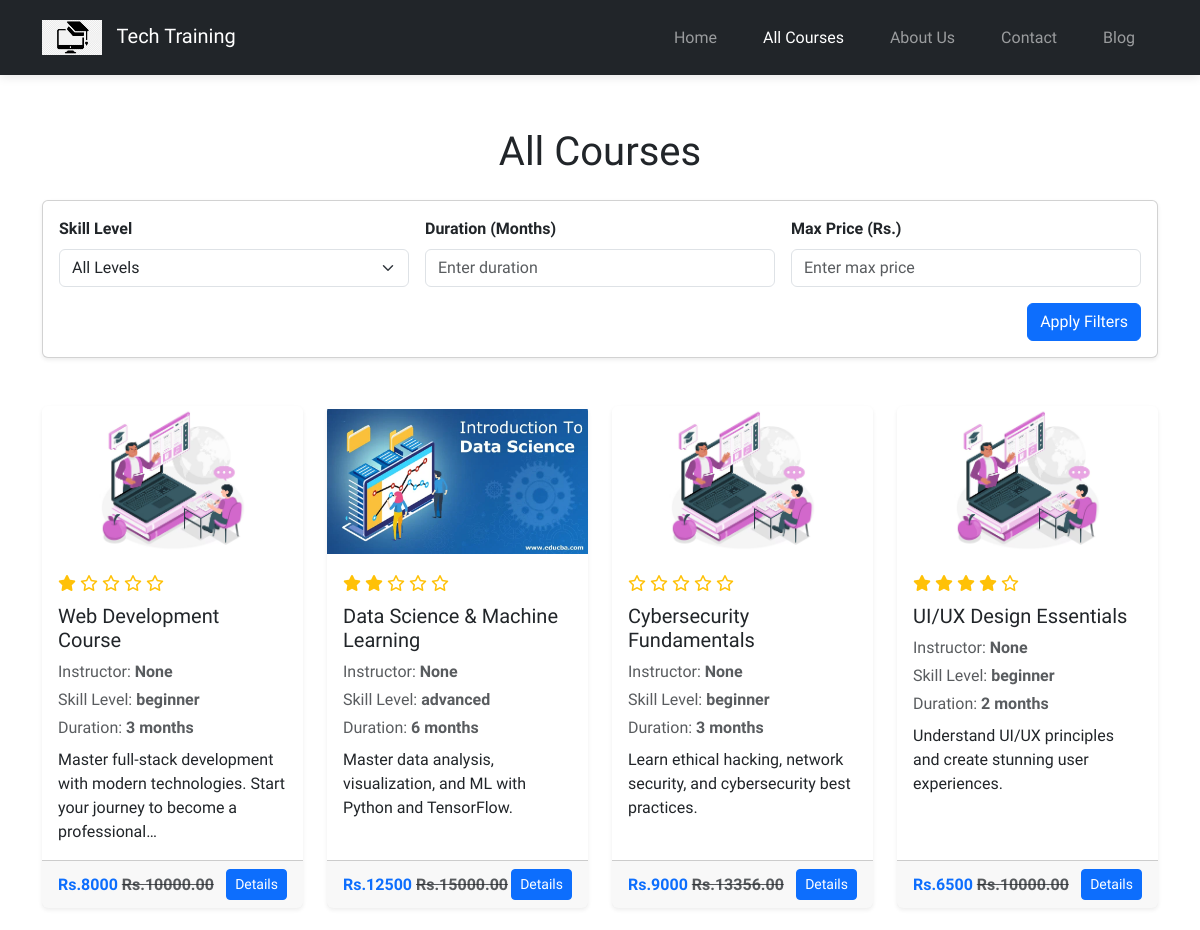
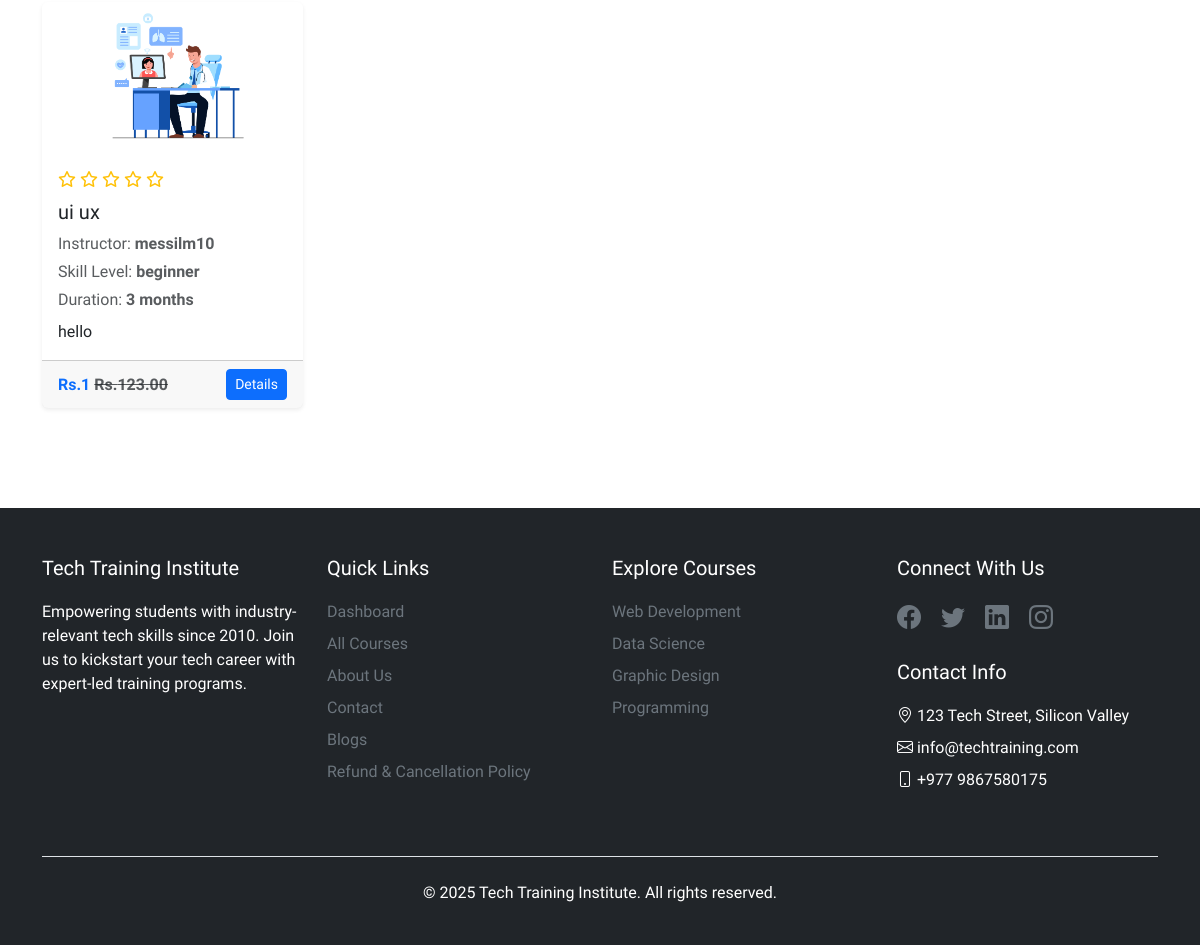
The page /courses on the database as committed earlier (2 pictures, top to bottom).
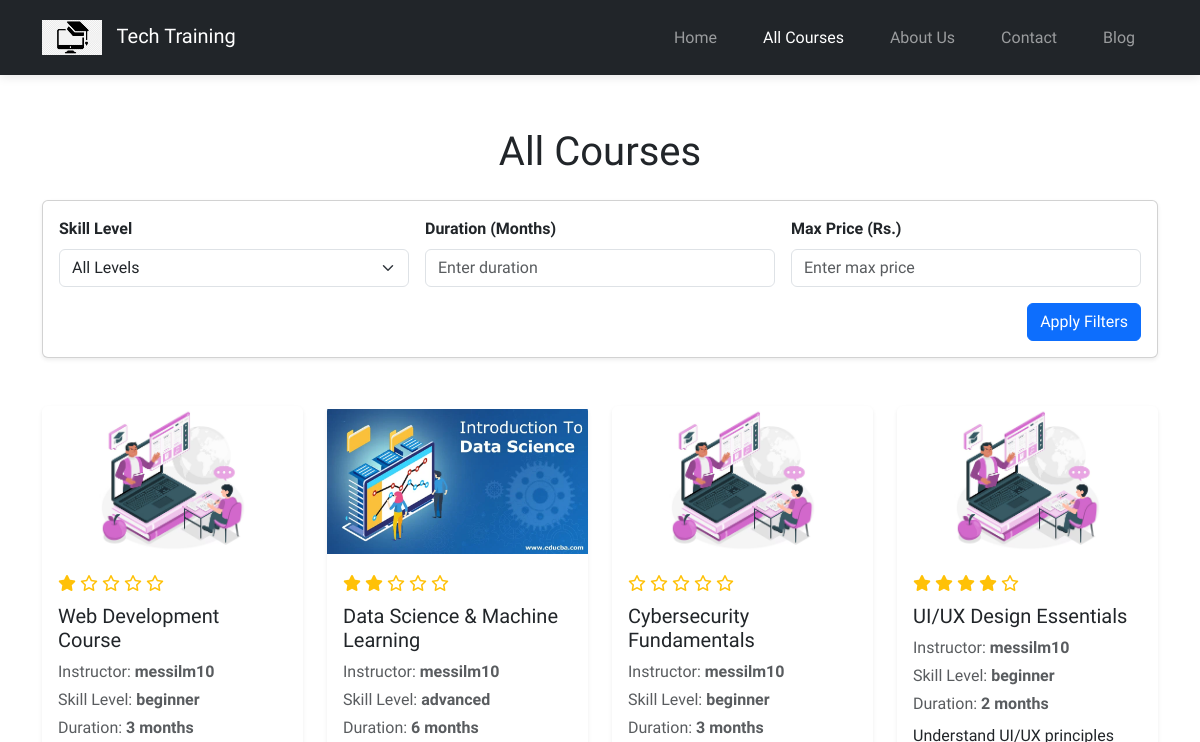
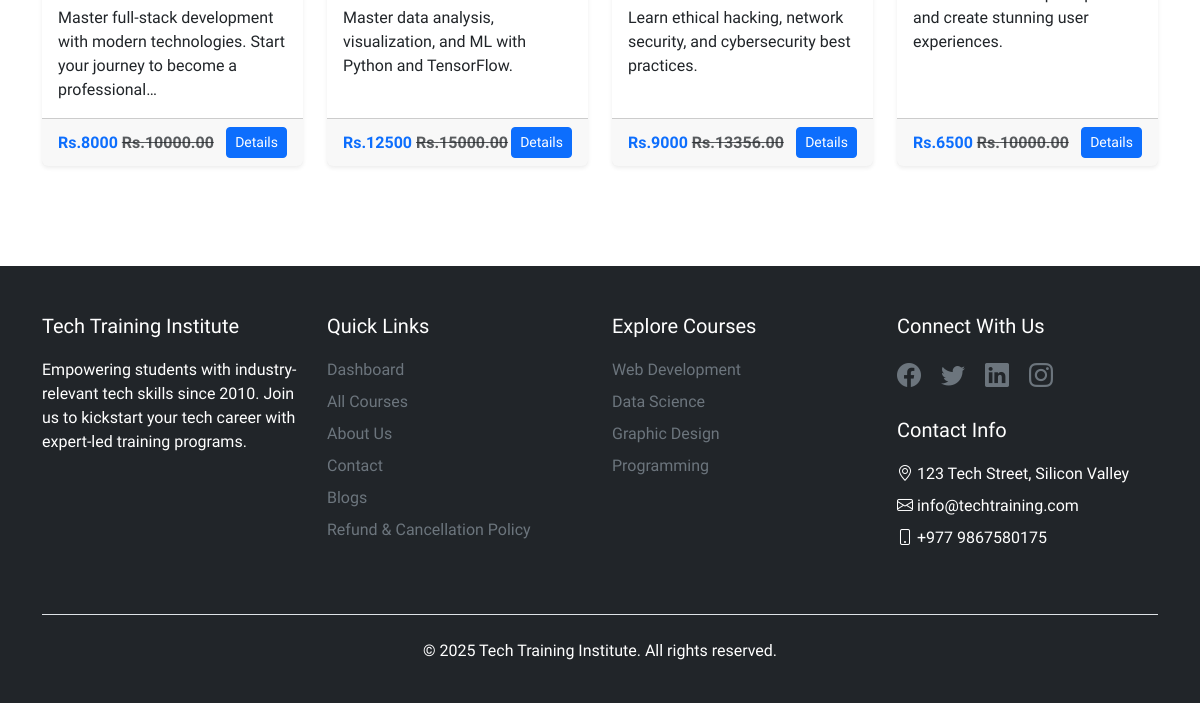
The same page on the database as committed later (2 pictures, top to bottom).
### main_page_app/models.py (models this page shows, shortened)
class Courses(models.Model):
    CATEGORY_CHOICES = [
        ("programming", "Programming"),
        ("web development", "Web Development"),
        ("data science & analytics", "Data Science & Analytics"),
        ("graphic designing", "Graphic Designing"),
    ]
    SKILL_LEVEL = [
        ("beginner", "Beginner"),
        ("intermediate", "Intermediate"),
        ("advanced", "Advanced"),
    ]
    title = models.CharField(max_length=200)
    category = models.CharField(max_length=100, choices=CATEGORY_CHOICES)
    skill_level = models.CharField(max_length=100, choices=SKILL_LEVEL)
    description = models.TextField()
    syllabus = models.TextField(null=True)
    course_material = models.FileField(
        upload_to="course_materials/", blank=True, null=True
    )
    image = models.ImageField(upload_to="images/courses/", blank=True, null=True)
    price = models.DecimalField(max_digits=10, decimal_places=2)
    discount = models.PositiveIntegerField(default=0)
    instructor = models.ForeignKey(
        CustomUser,
        on_delete=models.CASCADE,
        limit_choices_to={"user_type": "instructor"},
        null=True,
    )
    duration = models.CharField(
        max_length=50, help_text="in months"
    )  # duration like 3 months
    enrollment_deadline = models.DateField()
    prerequisites = models.TextField(
        blank=True, null=True
    )  # (e.g., "Basic understanding of programming").
    special_offers = models.ManyToManyField(SpecialOffers, blank=True)
    course_rating = models.DecimalField(max_digits=3, decimal_places=2, default=0.0)
    is_new = models.BooleanField(default=True)
    is_active = models.BooleanField(default=True)
    created_at = models.DateTimeField(auto_now_add=True)
    updated_at = models.DateTimeField(auto_now=True)

class CustomUser(AbstractUser):
    USER_TYPE = (
        ("student", "Student"),
        ("instructor", "Instructor"),
    )
    user_type = models.CharField(max_length=100, choices=USER_TYPE, default="student")
    user_profile_image = models.ImageField(upload_to="images/profile_images/")
    phone = models.CharField(max_length=15, blank=True, null=True)
    address = models.TextField(blank=True, null=True)
    bio = models.TextField(blank=True, null=True)
    def __str__(self):
        return self.username

### main_page_app/views.py (the view)
# urls.py: path("courses", courses, name="courses"),
def courses(request):
    courses = Courses.objects.filter(is_active=True)
    skill_level = request.GET.get("skill_level")
    duration = request.GET.get("duration")
    price = request.GET.get("price")
    if skill_level:
        courses = courses.filter(skill_level__iexact=skill_level)
    if duration:
        courses = courses.filter(duration__lte=duration)
    if price:
        courses = courses.filter(price__lte=price)
    context = {
        "courses": courses,
        "date": datetime.now().year,
        "selected_skill_level": skill_level,
        "selected_duration": duration,
        "selected_price": price,
    }
    return render(request, "mainpage_html/courses.html", context)

### main_page_app/templates/mainpage_html/courses.html (shortened to what this page needs)
{% extends 'base.html' %}
{% block content %}
{% load static %}
<div class="text-center mt-5">
  <h1>All Courses</h1>
</div>
<div class="container my-4">
  <div class="card shadow-sm p-3">
    <form method="GET" class="row g-3 align-items-center">
      <div class="col-md-4">
        <label for="skill_level" class="form-label fw-bold">Skill Level</label>
        <select class="form-select" name="skill_level" id="skill_level">
          <option value="">All Levels</option>
        </select>
      </div>
      <div class="col-md-4">
        <label for="duration" class="form-label fw-bold">Duration (Months)</label>
        <input type="number" class="form-control" name="duration" id="duration"
               placeholder="Enter duration" value="{{ selected_duration|default:'' }}">
      </div>
      <div class="col-md-4">
        <label for="price" class="form-label fw-bold">Max Price (Rs.)</label>
        <input type="number" class="form-control" name="price" id="price"
               placeholder="Enter max price" value="{{ selected_price|default:'' }}">
      </div>
      <div class="col-12 text-end">
        <button type="submit" class="btn btn-primary">Apply Filters</button>
      </div>
    </form>
  </div>
</div>
<div class="container my-5">
  <div class="row row-cols-1 row-cols-md-2 row-cols-lg-4 g-4" data-aos="fade-down" data-aos-duration="1000">
    {% for course in courses %}
    <div class="col">
      <div class="card h-100 shadow-sm border-0 hover-scale">
        <img src="{% if course.image %}{{ course.image.url }}{% else %}{% static 'images/default.png' %}{% endif %}"
             class="card-img-top img-fluid"
             alt="Course Image"
             style="height: 150px; object-fit: contain;">
        <div class="card-body">
          <div class="mb-2">
            <div class="d-flex align-items-center">
              <span class="text-warning">
                {% for _ in "12345" %}
                  {% if forloop.counter <= course.course_rating %}
                    <i class="fas fa-star"></i>
                  {% else %}
                    <i class="far fa-star"></i>
                  {% endif %}
                {% endfor %}
              </span>
            </div>
          </div>
          <h5 class="card-title">{{ course.title }}</h5>
          <p class="text-muted mb-1">Instructor: <span class="fw-bold">{{ course.instructor }}</span></p>
          <p class="text-muted mb-1">Skill Level: <span class="fw-bold">{{ course.skill_level }}</span></p>
          <p class="text-muted mb-2">Duration: <span class="fw-bold">{{ course.duration }} months</span></p>
          <p class="card-text">{{ course.description|truncatechars:100 }}</p>
        </div>
        <div class="card-footer d-flex justify-content-between align-items-center">
          <span class="text-primary fw-bold">
            Rs.{{ course.discount }}
            <del class="text-muted">Rs.{{ course.price }}</del>
          </span>
          <a href="{% url 'course_one' course.id %}"><button class="btn btn-primary btn-sm">Details</button></a>
        </div>
      </div>
    </div>
    {% endfor %}
  </div>
</div>
{% endblock %}

### main_page_app/templates/base.html (shortened to what this page needs)
{% load static %}
<!DOCTYPE html>
<html lang="en">
  <head>
    <link
      href="https://cdn.jsdelivr.net/npm/bootstrap@5.3.0/dist/css/bootstrap.min.css"
      rel="stylesheet"
    />
    <link rel="stylesheet" href="https://cdn.jsdelivr.net/npm/alertifyjs@1.14.0/build/css/alertify.min.css">
    <link rel="stylesheet" href="https://cdn.jsdelivr.net/npm/alertifyjs@1.14.0/build/css/themes/default.min.css">
    <link
      rel="stylesheet"
      href="https://cdn.jsdelivr.net/npm/bootstrap-icons@1.7.2/font/bootstrap-icons.css"
    />
    <link href="https://cdnjs.cloudflare.com/ajax/libs/font-awesome/6.0.0-beta3/css/all.min.css" rel="stylesheet">
    <link rel="stylesheet" href="{% static 'css/styles.css' %}" />
    <link rel="stylesheet" href="{% static 'css/aos.css' %}" />
  </head>
  <body>
    <nav class="navbar navbar-expand-lg navbar-dark bg-dark fixed-top">
      <div class="container">
        <a class="navbar-brand" href="{% url 'home' %}">
          <img
            src="{% static 'images/logo.png' %}"
            alt="Logo"
            width="60"
            class="d-inline-block align-text-left"
          />
          Tech Training
        </a>
        <div class="collapse navbar-collapse" id="navbarNav">
          <ul class="navbar-nav ms-auto align-items-center">
            <li class="nav-item">
              <a class="nav-link {% if request.path == '/' %}active{% endif %}" aria-current="page" href="{% url 'home' %}"
                >Home</a
              >
            </li>
            <li class="nav-item">
              <a class="nav-link {% if request.path == '/courses' %}active{% endif %}" href="{% url 'courses' %}">All Courses</a>
            </li>
            <li class="nav-item">
              <a class="nav-link {% if request.path == '/about_us' %}active{% endif %}" href="{% url 'aboutus' %}">About Us</a>
            </li>
            <li class="nav-item">
              <a class="nav-link {% if request.path == '/contact' %}active{% endif %}" href="{% url 'contact' %}">Contact</a>
            </li>
            <li class="nav-item">
              <a class="nav-link {% if request.path == '/blogs' %}active{% endif %}" href="{% url 'blog_list' %}">Blog</a>
            </li>
          </ul>
        </div>
      </div>
    </nav>
    {% block content %}{% endblock %}
    <footer class="bg-dark text-white pt-5 pb-4">
      <div class="container">
        <div class="row">
          <div class="col-md-3 mb-4">
            <h5>Tech Training Institute</h5>
            <p class="text-white mt-3">
              Empowering students with industry-relevant tech skills since 2010.
              Join us to kickstart your tech career with expert-led training
              programs.
            </p>
          </div>
          <div class="col-md-3 mb-4">
            <h5>Quick Links</h5>
            <ul class="list-unstyled mt-3">
              {% if user.is_authenticated %}
              {% if user.user_type == "student" %}
                        <li><a class="dropdown-item" href="{% url 'dashboard' %}">Dashboard</a></li>
                    {% elif user.user_type == "instructor" %}
                        <li><a class="dropdown-item" href="{% url 'instructor_dashboard' %}">Instructor Dashboard</a></li>
                    {% endif %}
              {% else %}
              <li>
                <a href="{% url 'login' %}" class="text-decoration-none text-secondary"
                  >Dashboard</a
                >
              </li>
              {% endif %}
              <li class="mt-2">
                <a href="{% url 'courses' %}" class="text-decoration-none text-secondary"
                  >All Courses</a
                >
              </li>
              <li class="mt-2">
                <a href="{% url 'aboutus' %}" class="text-decoration-none text-secondary"
                  >About Us</a
                >
              </li>
              <li class="mt-2">
                <a href="{% url 'contact' %}" class="text-decoration-none text-secondary"
                  >Contact</a
                >
              </li>
              <li class="mt-2">
                <a href="{% url 'blog_list' %}" class="text-decoration-none text-secondary"
                  >Blogs</a
                >
              </li>
              <li class="mt-2">
                <a href="{% url 'policy' %}" class="text-decoration-none text-secondary"
                  >Refund & Cancellation Policy</a
                >
              </li>
            </ul>
          </div>
          <div class="col-md-3 mb-4">
            <h5>Explore Courses</h5>
            <ul class="list-unstyled mt-3">
              <li>
                <a href="#" class="text-decoration-none text-secondary"
                  >Web Development</a
                >
              </li>
              <li class="mt-2">
                <a href="#" class="text-decoration-none text-secondary"
                  >Data Science</a
                >
              </li>
              <li class="mt-2">
                <a href="#" class="text-decoration-none text-secondary"
                  >Graphic Design</a
                >
              </li>
              <li class="mt-2">
                <a href="#" class="text-decoration-none text-secondary"
                  >Programming</a
                >
              </li>
            </ul>
          </div>
          <div class="col-md-3 mb-4">
            <h5>Connect With Us</h5>
            <div class="mt-3 social-links">
              <a href="https://www.facebook.com/" target="_blank" class="text-secondary me-3"
                ><i class="bi bi-facebook fs-4"></i
              ></a>
              <a href="#" class="text-secondary me-3"
                ><i class="bi bi-twitter fs-4"></i
              ></a>
              <a href="#" class="text-secondary me-3"
                ><i class="bi bi-linkedin fs-4"></i
              ></a>
              <a href="#" class="text-secondary"
                ><i class="bi bi-instagram fs-4"></i
              ></a>
            </div>
            <h5 class="mt-4">Contact Info</h5>
            <ul class="list-unstyled mt-3">
              <li class="text-white">
                <i class="bi bi-geo-alt"></i> 123 Tech Street, Silicon Valley
              </li>
              <li class="text-white mt-2">
                <i class="bi bi-envelope"></i> info@techtraining.com
              </li>
              <li class="text-white mt-2">
                <i class="bi bi-phone"></i> +977 9867580175
              </li>
            </ul>
          </div>
        </div>
        <div class="border-top pt-4 mt-4 text-center">
          <p class="text-white">
            &copy; {{ date }} Tech Training Institute. All rights reserved.
          </p>
        </div>
      </div>
    </footer>
  </body>
</html>

### main_page_app/static/css/styles.css (style rules this page uses)
body { padding-top: 80px; font-family: var(--font-base), sans-serif; }
.navbar { padding: 15px 0; box-shadow: 0 2px 10px rgba(0, 0, 0, 0.1); }
.navbar-brand img { margin-right: 10px; }
.nav-link { margin: 0 15px; font-weight: 500; transition: all 0.3s ease; }
footer { margin-top: 100px; }
footer h5 { color: #fff; margin-bottom: 20px; }
:root { --font-base: "Bai Jamjuree"; }
.card { transition: transform 0.3s ease, box-shadow 0.3s ease; }

Rows that differ between the two databases and show on the page:
removed Courses: image (picture), course_rating 0 (drawn), title "ui ux", instructor "messilm10", skill_level "beginner", duration "3", description "hello", discount "1", price "123.00"
changed Courses "Web Development Course": instructor "None" → "messilm10"
changed Courses "Data Science & Machine Learning": instructor "None" → "messilm10"
changed Courses "Cybersecurity Fundamentals": instructor "None" → "messilm10"
changed Courses "UI/UX Design Essentials": instructor "None" → "messilm10"
